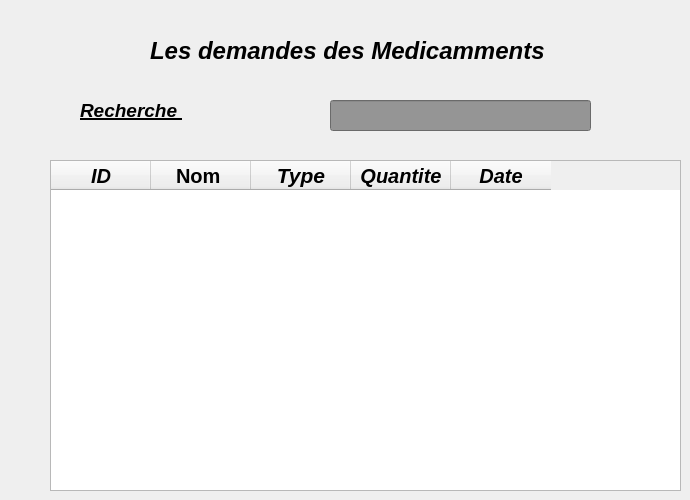
      <widget class="QWidget" name="tab_31">
       <attribute name="icon">
        <iconset>
         <normaloff>../../Desktop/AppData/Local/Microsoft/Windows/INetCache/IE/Y9S94ZRA/pharma/med.png</normaloff>../../Desktop/AppData/Local/Microsoft/Windows/INetCache/IE/Y9S94ZRA/pharma/med.png</iconset>
       </attribute>
       <attribute name="title">
        <string>Demande</string>
       </attribute>
       <widget class="QTableWidget" name="tableWidget_2">
        <property name="geometry">
         <rect>
          <x>50</x>
          <y>160</y>
          <width>631</width>
          <height>331</height>
         </rect>
        </property>
        <property name="minimumSize">
         <size>
          <width>511</width>
          <height>0</height>
         </size>
        </property>
        <property name="styleSheet">
         <string notr="true">color: rgb(0, 0, 0);
</string>
        </property>
        <property name="autoScrollMargin">
         <number>28</number>
        </property>
        <column>
         <property name="text">
          <string>ID</string>
         </property>
         <property name="font">
          <font>
           <pointsize>15</pointsize>
           <italic>true</italic>
           <bold>true</bold>
          </font>
         </property>
        </column>
        <column>
         <property name="text">
          <string>Nom </string>
         </property>
         <property name="font">
          <font>
           <pointsize>15</pointsize>
           <bold>true</bold>
          </font>
         </property>
        </column>
        <column>
         <property name="text">
          <string>Type</string>
         </property>
         <property name="font">
          <font>
           <pointsize>16</pointsize>
           <italic>true</italic>
           <bold>true</bold>
          </font>
         </property>
        </column>
        <column>
         <property name="text">
          <string>Quantite</string>
         </property>
         <property name="font">
          <font>
           <pointsize>15</pointsize>
           <italic>true</italic>
           <bold>true</bold>
          </font>
         </property>
        </column>
        <column>
         <property name="text">
          <string>Date</string>
         </property>
         <property name="font">
          <font>
           <pointsize>15</pointsize>
           <italic>true</italic>
           <bold>true</bold>
          </font>
         </property>
        </column>
       </widget>
       <widget class="QLabel" name="label_77">
        <property name="geometry">
         <rect>
          <x>80</x>
          <y>100</y>
          <width>241</width>
          <height>21</height>
         </rect>
        </property>
        <property name="font">
         <font>
          <pointsize>14</pointsize>
          <italic>true</italic>
          <bold>true</bold>
          <underline>true</underline>
         </font>
        </property>
        <property name="styleSheet">
         <string notr="true"/>
        </property>
        <property name="text">
         <string>Recherche </string>
        </property>
       </widget>
       <widget class="QLineEdit" name="lineEdit_19">
        <property name="geometry">
         <rect>
          <x>330</x>
          <y>100</y>
          <width>261</width>
          <height>31</height>
         </rect>
        </property>
        <property name="styleSheet">
         <string notr="true">background-color: rgb(149, 149, 149);</string>
        </property>
       </widget>
       <widget class="QLabel" name="label_78">
        <property name="geometry">
         <rect>
          <x>150</x>
          <y>30</y>
          <width>471</width>
          <height>41</height>
         </rect>
        </property>
        <property name="font">
         <font>
          <pointsize>18</pointsize>
          <italic>true</italic>
          <bold>true</bold>
         </font>
        </property>
        <property name="styleSheet">
         <string notr="true">color: rgb(0, 0, 0);</string>
        </property>
        <property name="text">
         <string>Les demandes des Medicamments</string>
        </property>
       </widget>
      </widget>
